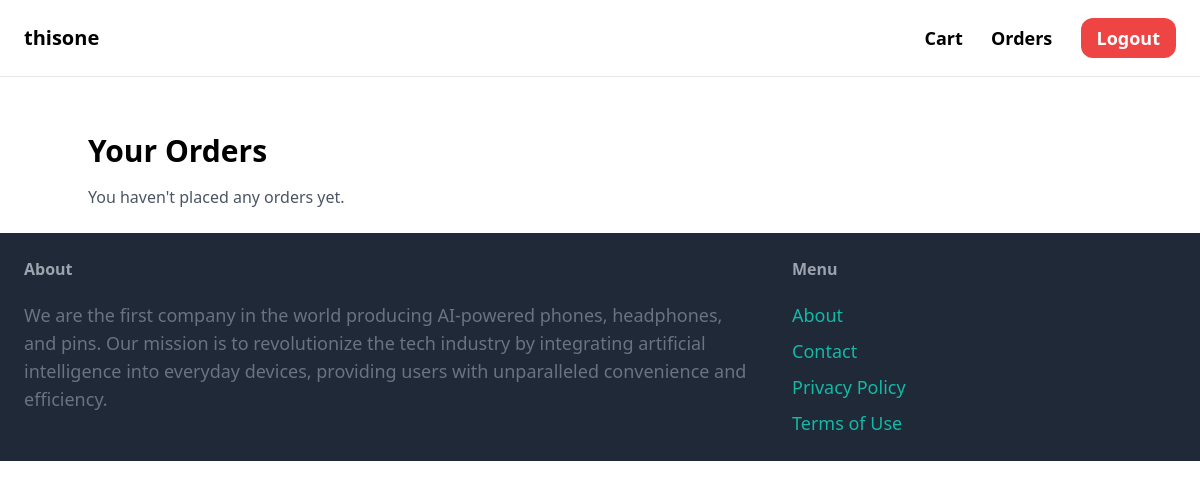
Page /items/order/view/ (signed in) on the earlier database version.
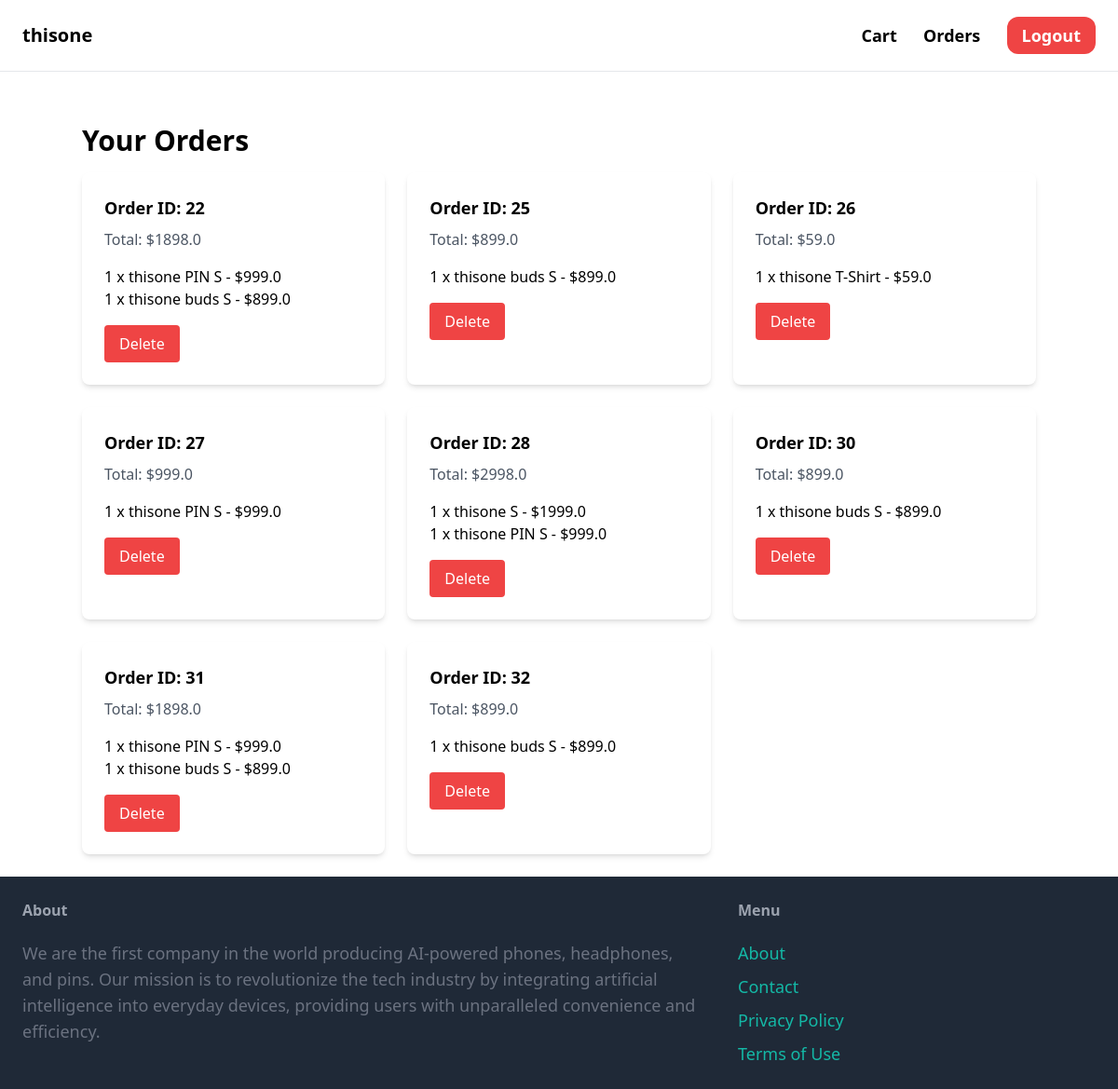
Same page on the later database version.
### order/models.py (models this page shows)
class Order(models.Model):
    user = models.ForeignKey(User, on_delete=models.CASCADE)
    items = models.ManyToManyField(Item, through='OrderItem')
    created_at = models.DateTimeField(auto_now_add=True)

class Payment(models.Model):
    order = models.OneToOneField(Order, on_delete=models.CASCADE)
    amount = models.FloatField()
    payment_date = models.DateTimeField(auto_now_add=True)

class OrderItem(models.Model):
    order = models.ForeignKey(Order, on_delete=models.CASCADE)
    item = models.ForeignKey(Item, on_delete=models.CASCADE)
    quantity = models.PositiveIntegerField()

### item/models.py (models this page shows, shortened)
class Item(models.Model):
    category = models.ForeignKey(Category, related_name="items", on_delete=models.CASCADE)
    name = models.CharField(max_length=255)
    description = models.TextField(blank=True, null=True, verbose_name="Description")
    price = models.FloatField(verbose_name="Price")
    image = models.ImageField(upload_to='item_images', blank=True, null=True, verbose_name="Image")
    is_sold = models.BooleanField(default=False, verbose_name="Is Sold")
    created_by = models.ForeignKey(User, related_name="items", on_delete=models.CASCADE, verbose_name="Created By")
    created_at = models.DateTimeField(auto_now_add=True, verbose_name="Created At")

### order/views.py (the view)
# urls.py: path('view/', views.view_orders, name='view_orders'),
@login_required
def view_orders(request):
    if request.method == 'POST' and 'delete_order' in request.POST:
        order_id = request.POST.get('order_id')
        order = get_object_or_404(Order, id=order_id)
        if order.user == request.user:
            order.delete()
            return redirect('order:view_orders')
    orders = Order.objects.filter(user=request.user)
    order_items = [{'order': order, 'items': OrderItem.objects.filter(order=order)} for order in orders]
    return render(request, 'order/orders.html', {'order_items': order_items})

### order/templates/order/orders.html (shortened to what this page needs)
{% extends 'core/base.html' %}
{% block content %}
<div class="container mx-auto mt-8">
    <h1 class="text-3xl font-bold mb-4">Your Orders</h1>
    <div class="grid gap-6 grid-cols-1 sm:grid-cols-2 lg:grid-cols-3">
        {% if order_items %}
            {% for order_item in order_items %}
                <div class="bg-white shadow-md rounded-lg p-6">
                    <h2 class="text-lg font-semibold mb-2">Order ID: {{ order_item.order.id }}</h2>
                    <p class="text-gray-600 mb-4">Total: ${{ order_item.order.payment.amount }}</p>
                    <ul>
                        {% for item in order_item.items %}
                            <li>{{ item.quantity }} x {{ item.item.name }} - ${{ item.item.price }}</li>
                        {% endfor %}
                    </ul>
                    <form method="post" class="mt-4">
                        <button class="py-2 px-4 bg-red-500 text-white rounded hover:bg-red-600" type="submit" name="delete_order">Delete</button>
                    </form>
                </div>
            {% endfor %}
        {% else %}
            <p class="text-gray-600">You haven't placed any orders yet.</p>
        {% endif %}
    </div>
</div>
{% endblock %}

### core/templates/core/base.html (shortened to what this page needs)
<!doctype html>
<html lang="en">
    <head>
        <script src="https://cdn.tailwindcss.com"></script>
    </head>
    <body>
        <nav class="py-6 px-6 flex justify-between items-center border-b border-gray-200">
            <a href="/" class="text-xl font-semibold">thisone</a>
            <div class="space-x-6">
                <a href="{% url 'item:view_cart' %}" class="text-lg font-semibold hover:text-gray-500">Cart</a>
                <a href="{% url 'order:view_orders' %}" class="text-lg font-semibold hover:text-gray-500">Orders</a>
                {% if request.user.is_authenticated %}
                    <a href="{% url 'core:logout' %}" class="px-4 py-2 text-lg font-semibold bg-red-500 text-white rounded-xl hover:bg-red-700">Logout</a>
                {% else %}
                    <a href="{% url 'core:signup' %}" class="px-4 py-2 text-lg font-semibold bg-teal-500 text-white rounded-xl hover:bg-teal-700">Sign up</a>
                    <a href="{% url 'core:login' %}" class="px-4 py-2 text-lg font-semibold bg-teal-500 text-white rounded-xl hover:bg-teal-700">Log in</a>
                {% endif %}
            </div>
        </nav>
        <div class="px-6 py-6">
            {% block content %}
            {% endblock %}
        </div>
        <footer class="py-6 px-6 flex justify-between bg-gray-800">
    <div class="w-2/3 pr-10">
        <h3 class="mb-5 font-semibold text-gray-400">About</h3>
        <p class="text-lg text-gray-500">We are the first company in the world producing AI-powered phones, headphones, and pins. Our mission is to revolutionize the tech industry by integrating artificial intelligence into everyday devices, providing users with unparalleled convenience and efficiency.</p>
    </div>
    <div class="w-1/3">
        <h3 class="mb-5 font-semibold text-gray-400">Menu</h3>
        <ul class="space-y-2">
            <li><a href="#" class="text-lg text-teal-500 hover:text-teal-700">About</a></li>
            <li><a href="#" class="text-lg text-teal-500 hover:text-teal-700">Contact</a></li>
            <li><a href="#" class="text-lg text-teal-500 hover:text-teal-700">Privacy Policy</a></li>
            <li><a href="#" class="text-lg text-teal-500 hover:text-teal-700">Terms of Use</a></li>
        </ul>
    </div>
</footer>
    </body>
</html>

Differences in the rows shown:
added Order: order.id "22", order.payment.amount "1898.0"
added OrderItem: quantity "1", item.name "thisone PIN S", item.price "999.0", shown under "22"
added OrderItem: quantity "1", item.name "thisone buds S", item.price "899.0", shown under "22"
added Order: order.id "25", order.payment.amount "899.0"
added OrderItem: quantity "1", item.name "thisone buds S", item.price "899.0", shown under "25"
added Order: order.id "26", order.payment.amount "59.0"
added OrderItem: quantity "1", item.name "thisone T-Shirt", item.price "59.0", shown under "26"
added Order: order.id "27", order.payment.amount "999.0"
added OrderItem: quantity "1", item.name "thisone PIN S", item.price "999.0", shown under "27"
added Order: order.id "28", order.payment.amount "2998.0"
added OrderItem: quantity "1", item.name "thisone S", item.price "1999.0", shown under "28"
added OrderItem: quantity "1", item.name "thisone PIN S", item.price "999.0", shown under "28"
added Order: order.id "30", order.payment.amount "899.0"
added OrderItem: quantity "1", item.name "thisone buds S", item.price "899.0", shown under "30"
added Order: order.id "31", order.payment.amount "1898.0"
added OrderItem: quantity "1", item.name "thisone PIN S", item.price "999.0", shown under "31"
added OrderItem: quantity "1", item.name "thisone buds S", item.price "899.0", shown under "31"
added Order: order.id "32", order.payment.amount "899.0"
added OrderItem: quantity "1", item.name "thisone buds S", item.price "899.0", shown under "32"
Other differences:
text no longer shown: "You haven't placed any orders yet."
